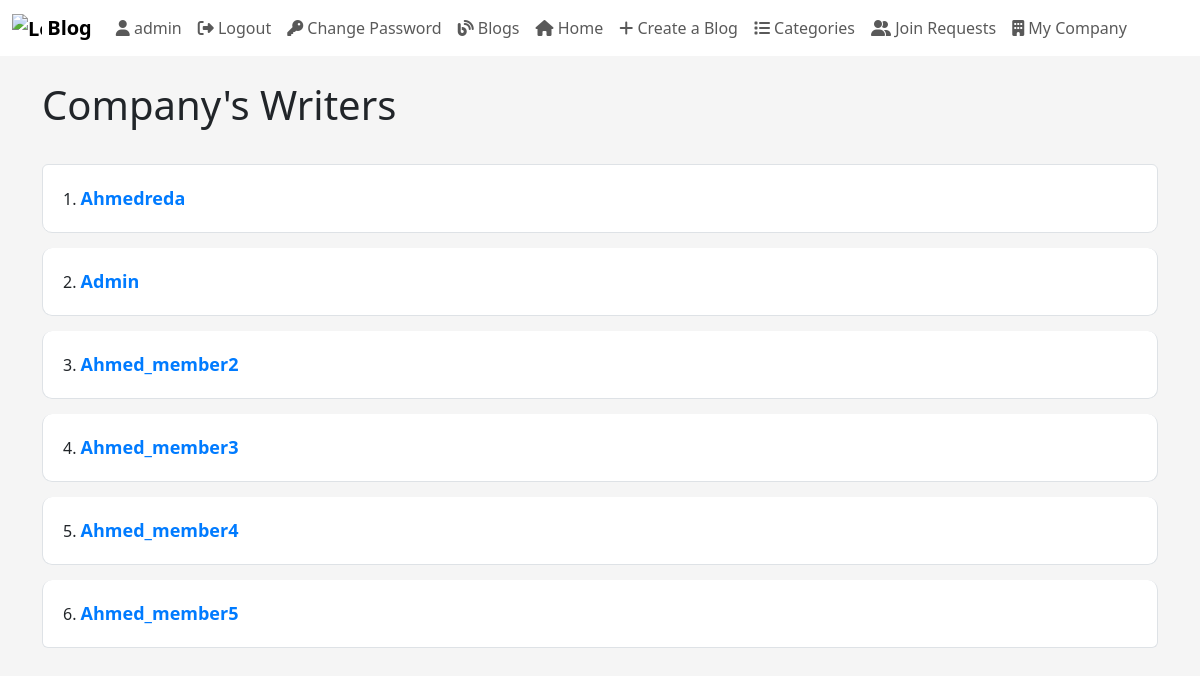
The page /blog/companyWriters (signed in) on the database as committed earlier.
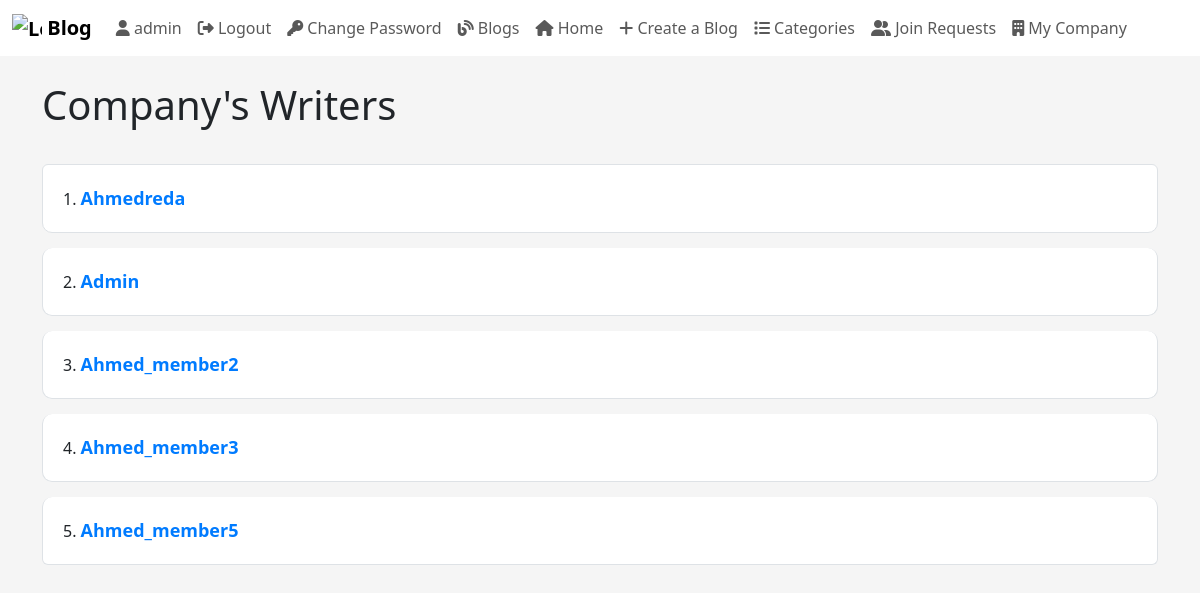
The same page on the database as committed later.
### myApp/models.py (models this page shows)
class UserProfile(models.Model):
  user = models.OneToOneField(User, on_delete=models.CASCADE)
  company = models.ForeignKey(Company, on_delete=models.SET_NULL, blank=True, null=True)
  auth_level = models.CharField(max_length=10, null=True, choices=[('viewer', 'Viewer'), ('member', 'Member'), ('admin', 'Admin'), ('manager', 'Manager')], default="Member")
  groups = models.ForeignKey(Group, on_delete=models.SET_NULL, null=True, blank=True)
  photo = models.ImageField(upload_to='profile_photos/', blank=True, null=True)

### myApp/views.py (the view)
# urls.py: path("blog/companyWriters", views.companyWriters, name="companyWriters"),
def companyWriters(request):
    thisWriter = UserProfile.objects.get(user=request.user)
    writers = UserProfile.objects.filter(company=thisWriter.company)
    context = {"writers": writers, "company": thisWriter.company}  # Add "company" to the context
    return render(request, "blog/companyWriters.html", context)

### myApp/templatetags/my_custom_tags.py (called while the page is built)
@register.filter(name='has_group')
def has_group(user, group_name):
    return user.groups.filter(name=group_name).exists()

### myApp/templates/Blog/companyWriters.html (shortened to what this page needs)
<!DOCTYPE html>
<html lang="en">
	{% load static %} {% load crispy_forms_tags %}
	<head>
		<link href="{% static 'css/bootstrap.css' %}" rel="stylesheet" />
		<link href="{% static 'css/home.css' %}" rel="stylesheet" />
	</head>
	<body>
		{% include "Blog/blogNavBar.html" %}
		<div class="container-md">
			<h1 style="margin: 25px 0 20px 0">Company's Writers</h1>
			<ol class="list-group list-group-numbered">
				{% for writer in writers %}
				<li class="list-group-item container">
					<a href="#" style="font-size: 18px">{{ writer.user.username|capfirst}}</a>
				</li>
				{% endfor%}
			</ol>
		</div>
	</body>
</html>

Rows that differ between the two databases and show on the page:
no longer on this page (row edited): UserProfile: user.username "Ahmed_member4"
